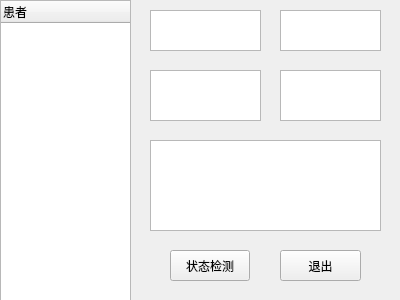
<?xml version="1.0" encoding="UTF-8"?>
<ui version="4.0">
 <class>LogWindow</class>
 <widget class="QWidget" name="LogWindow">
  <property name="geometry">
   <rect>
    <x>0</x>
    <y>0</y>
    <width>400</width>
    <height>300</height>
   </rect>
  </property>
  <property name="windowTitle">
   <string>Form</string>
  </property>
  <widget class="QTreeWidget" name="treeWidget">
   <property name="geometry">
    <rect>
     <x>0</x>
     <y>0</y>
     <width>131</width>
     <height>301</height>
    </rect>
   </property>
   <column>
    <property name="text">
     <string>患者</string>
    </property>
   </column>
  </widget>
  <widget class="QTextEdit" name="redit_name">
   <property name="geometry">
    <rect>
     <x>150</x>
     <y>10</y>
     <width>111</width>
     <height>41</height>
    </rect>
   </property>
  </widget>
  <widget class="QTextEdit" name="redit_age">
   <property name="geometry">
    <rect>
     <x>280</x>
     <y>10</y>
     <width>101</width>
     <height>41</height>
    </rect>
   </property>
  </widget>
  <widget class="QTextEdit" name="redit_medic">
   <property name="geometry">
    <rect>
     <x>150</x>
     <y>70</y>
     <width>111</width>
     <height>51</height>
    </rect>
   </property>
  </widget>
  <widget class="QTextEdit" name="redit_sex">
   <property name="geometry">
    <rect>
     <x>280</x>
     <y>70</y>
     <width>101</width>
     <height>51</height>
    </rect>
   </property>
  </widget>
  <widget class="QTextEdit" name="textEdit">
   <property name="geometry">
    <rect>
     <x>150</x>
     <y>140</y>
     <width>231</width>
     <height>91</height>
    </rect>
   </property>
  </widget>
  <widget class="QPushButton" name="btn_show">
   <property name="geometry">
    <rect>
     <x>170</x>
     <y>250</y>
     <width>80</width>
     <height>31</height>
    </rect>
   </property>
   <property name="text">
    <string>状态检测</string>
   </property>
  </widget>
  <widget class="QPushButton" name="btn_exit">
   <property name="geometry">
    <rect>
     <x>280</x>
     <y>250</y>
     <width>81</width>
     <height>31</height>
    </rect>
   </property>
   <property name="text">
    <string>退出</string>
   </property>
  </widget>
 </widget>
 <resources/>
 <connections/>
</ui>
